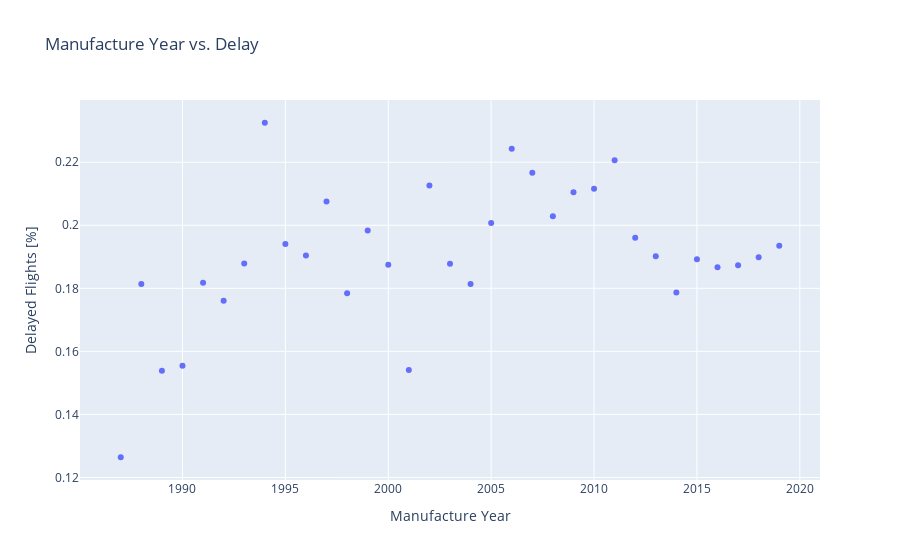

Notebook cell for this chart:
### Markdown cell above
Chart Manufacture Year vs. Delay

### Code cell
fig = px.scatter(delays_by_manufacture_year_df, 
                    x = 'manufacture_year',
                    y = 'is_delayed',
                    title= 'Manufacture Year vs. Delay'
                   )

fig.update_xaxes(title_text='Manufacture Year')

fig.update_yaxes(title_text='Delayed Flights [%]')

fig.show()

### Figure 1 — Plotly figure (JSON) as saved in the notebook; plotly's stock layout.template omitted (floating-point values rounded to 4 significant figures)
{"data": [{"hovertemplate": "manufacture_year=%{x}<br>is_delayed=%{y}<extra></extra>", "legendgroup": "", "marker": {"color": "#636efa", "symbol": "circle"}, "mode": "markers", "name": "", "orientation": "v", "showlegend": false, "type": "scatter", "x": [1987, 1988, 1989, 1990, 1991, 1992, 1993, 1994, 1995, 1996, 1997, 1998, 1999, 2000, 2001, 2002, 2003, 2004, 2005, 2006, 2007, 2008, 2009, 2010, 2011, 2012, 2013, 2014, 2015, 2016, 2017, 2018, 2019], "xaxis": "x", "y": [0.1264, 0.1814, 0.1538, 0.1555, 0.1818, 0.1761, 0.1879, 0.2325, 0.194, 0.1904, 0.2075, 0.1785, 0.1984, 0.1875, 0.1541, 0.2126, 0.1878, 0.1814, 0.2007, 0.2243, 0.2166, 0.2029, 0.2104, 0.2116, 0.2206, 0.196, 0.1901, 0.1787, 0.1892, 0.1867, 0.1873, 0.1899, 0.1935], "yaxis": "y"}], "layout": {"legend": {"tracegroupgap": 0}, "title": {"text": "Manufacture Year vs. Delay"}, "xaxis": {"anchor": "y", "domain": [0, 1], "title": {"text": "Manufacture Year"}}, "yaxis": {"anchor": "x", "domain": [0, 1], "title": {"text": "Delayed Flights [%]"}}}}
